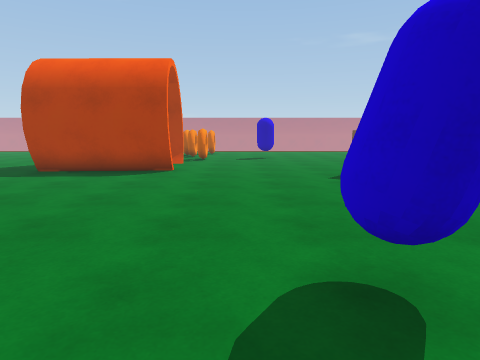
View 1 (above)

15 first-person views from a walk through a scene from a Unity 3-D project. The camera is 1.3 m above the floor, tilts 8° down and sees 75° across. The floor is counted in squares, 1 m on a side. Each view is taken from the middle of a square. On the plan, view 1 faces up. The plan holds only what a view shows up to about 14 squares ahead; the rest is blank. The place goes on beyond the plan. The player is left out.

View 2
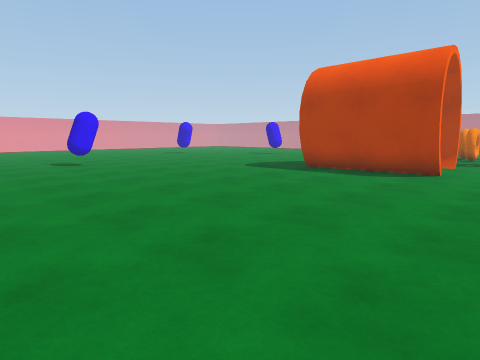

View 3
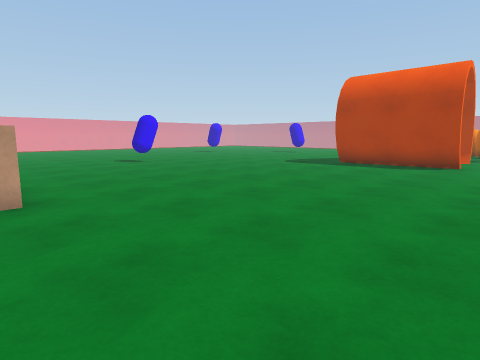

View 4
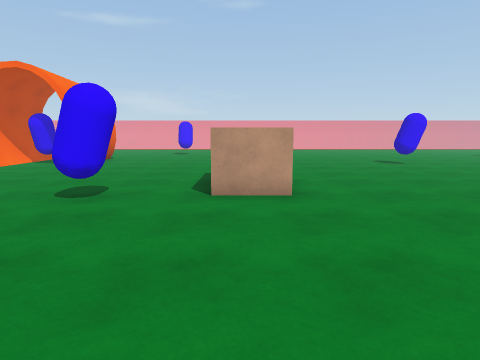

View 5
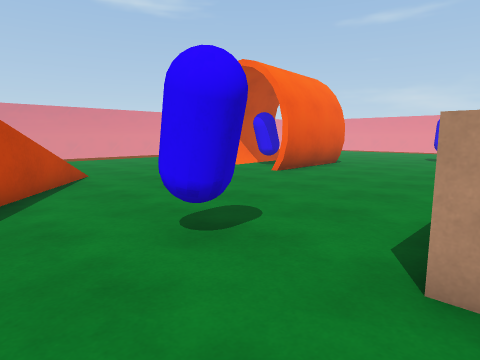

View 6
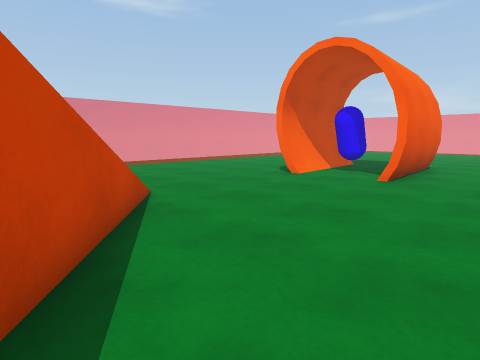

View 7
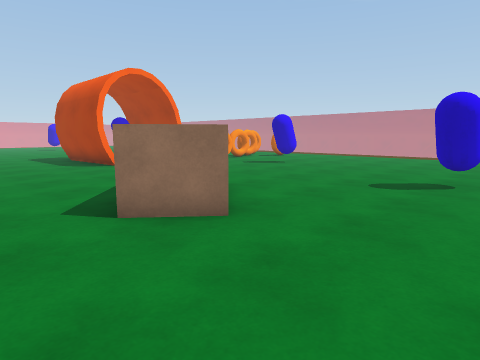

View 8
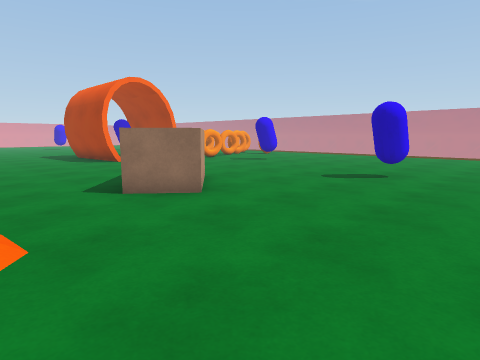

View 9
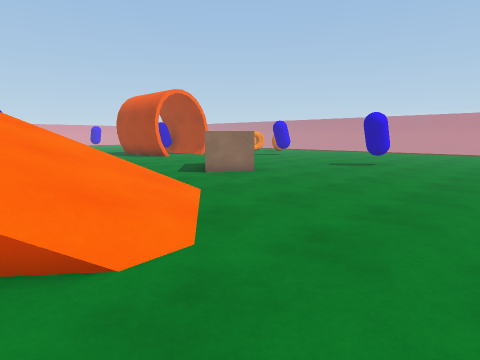

View 10
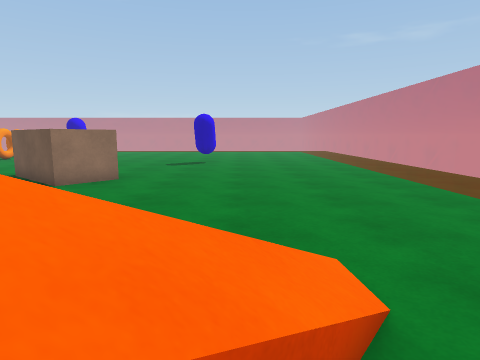

View 11
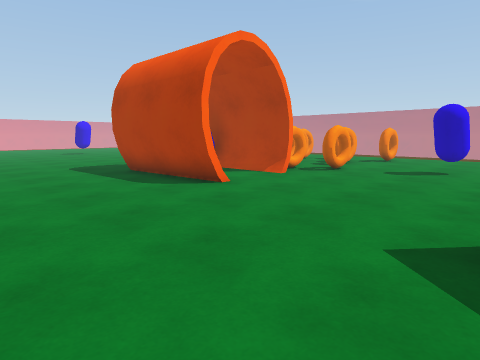

View 12
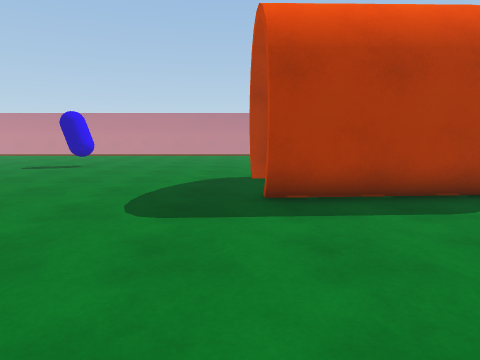

View 13
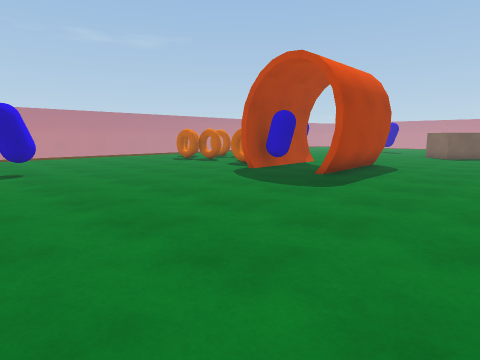

View 14
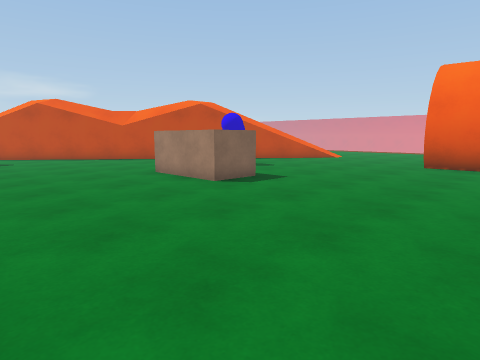

View 15
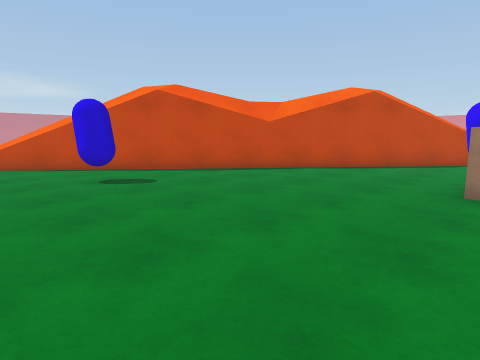

### Floor plan
Key: @ floor where view 1 was taken; # wall or solid block; . main floor; : floor 3.25 m higher than the main floor; / step, stairs or slope; = window, fence, low wall or low ledge; ^ raised ledge; v drop or lower ground; C blue capsule.
Columns run from 17 left of view 1 to 18 right of it. Each row starts with its distance up from view 1.
 19 ..C.......    #...CC  .......
 18 ..C.......    ##.... ........
 17 ..........    ##...............
 16  .........    #...........C....
 15  .........#####...........C....
 14  .........CC.....................===
 13  ................................===
 12  .........= ==#..................===
 11  .........#####...... ^..........===
 10 .....................^ ^^........===
  9 ......................^^^........==
  8 .................................==
  7  ................................=
  6 . ...............................
  5   C...................   //......
  4 . ....................../////....
  3  .................C....///////...
  2 ..................C...v///////..
  1 .....................#/    /=.. .
  0 .................@..//      .
 -1  .................../
 -2  ......^^^^........#/
 -3  ......^  ^.......##
 -4  .................#
 -5  ...............//
 -6 ..........CC....//
 -7 ...............//
 -8 ..............v:
 -9 .............v/
-10 ####........#/
-11   .........//
-12 ..C......../
-13 ..C......./
-14 ####......
-15   ........
-16    .......
-17     .....
-18      ...
-19       ..
-20        =

Positions as (right, up) in squares from view 1, and headings:
1: (0, 0), facing up
2: (0, 0), facing up-left
3: (0, -3), facing up-left
4: (0, -3), facing left
5: (-4, -3), facing down-left
6: (-4, -7), facing down-left
7: (11, 6), facing up-left
8: (13, 5), facing up-left
9: (15, 1), facing up-left
10: (11, 0), facing up
11: (4, 6), facing up-left
12: (-8, 5), facing up
13: (-17, 6), facing up-right
14: (-17, 4), facing down-right
15: (-8, 6), facing down-right
